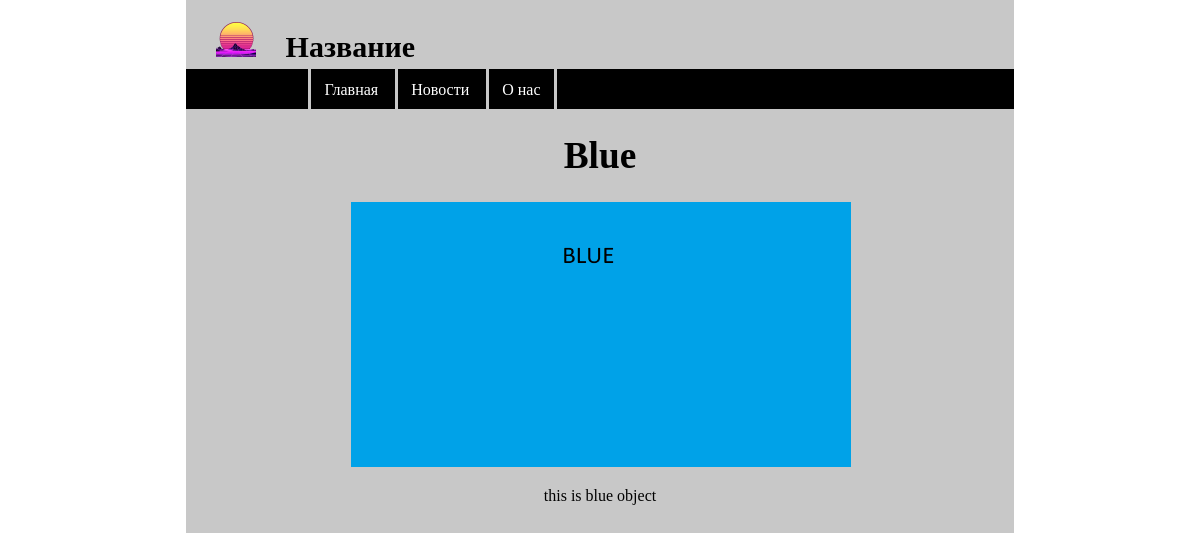
The page /5 on the database its author committed.
### main/models.py (models this page shows, shortened)
class Tech(models.Model):
    title = models.CharField('Название', max_length=50)
    image = models.ImageField(upload_to='images/')
    full_text = models.TextField('Описание')
    class Meta:
        verbose_name = 'Технику'
        verbose_name_plural = 'Техника'

### main/views.py (the view)
# urls.py: path('<int:pk>', views.TechDV.as_view(), name='tech_dv')
class TechDV(DetailView):
    model = Tech
    template_name = 'main/tech_dv.html'
    context_object_name = 'tech'

### main/templates/main/tech_dv.html (shortened to what this page needs)
{% extends 'main/layout.html' %}
{% load static %}
{% block content %}
    <h1 class="main">{{ tech.title }}</h1>
    <p class="main"><img class="main" src="{{ tech.image.url }}"></p>
    <p class="main">{{ tech.full_text }}</p>
{% endblock %}

### main/static/main/css/main.css (style rules this page uses)
body { background: white; position: relative; top: -20px; }
h1.main { font-size: 28pt; color: rgb(0, 0, 0); text-align: center; }
p.main { text-align: center; margin-left: 20%; margin-right: 20%; }
img.main { width: 500px; height: 265px; }

### rows shown on the page
Tech: title "Blue", image (picture), full_text "this is blue object"
